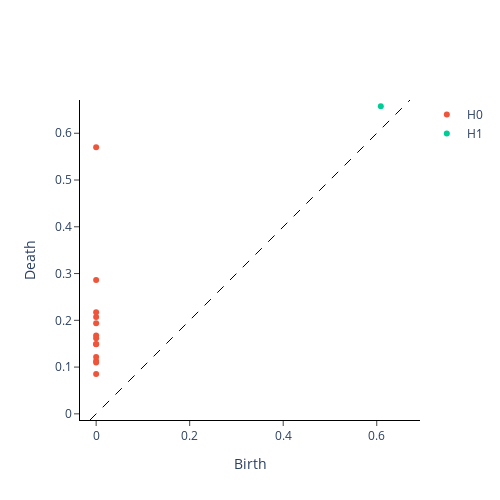

Notebook code cell kept with this figure:
### Code cell
i = 14
print(f'RUL: {Ytrain_split_sequences[i,0]}')
VR.plot(X_vr, sample=i)

### Figure 1 — Plotly figure (JSON) as saved in the notebook; plotly's stock layout.template omitted (floating-point values rounded to 4 significant figures)
{"data": [{"hoverinfo": "none", "line": {"color": "black", "dash": "dash", "width": 1}, "mode": "lines", "showlegend": false, "type": "scatter", "x": [-0.01316, 0.6711], "y": [-0.01316, 0.6711]}, {"hoverinfo": "text", "hovertext": ["(0.0, 0.08533933758735657)", "(5.551115123125783e-17, 0.10957490652799606)", "(5.551115123125783e-17, 0.11297977715730667)", "(0.0, 0.12139022350311279)", "(0.0, 0.14899170398712158)", "(0.0, 0.14918076992034912)", "(0.0, 0.16149021685123444)", "(0.0, 0.1673489212989807)", "(5.551115123125783e-17, 0.19381649792194366)", "(0.0, 0.20732054114341736)", "(0.0, 0.21723529696464539)", "(0.0, 0.2859902083873749)", "(0.0, 0.5700269937515259)"], "mode": "markers", "name": "H0", "type": "scatter", "x": [0, 5.551e-17, 5.551e-17, 0, 0, 0, 0, 0, 5.551e-17, 0, 0, 0, 0], "y": [0.08534, 0.1096, 0.113, 0.1214, 0.149, 0.1492, 0.1615, 0.1673, 0.1938, 0.2073, 0.2172, 0.286, 0.57]}, {"hoverinfo": "text", "hovertext": ["(0.6087192893028259, 0.6579654812812805)"], "mode": "markers", "name": "H1", "type": "scatter", "x": [0.6087], "y": [0.658]}], "layout": {"height": 500, "plot_bgcolor": "white", "width": 500, "xaxis": {"autorange": false, "exponentformat": "e", "linecolor": "black", "linewidth": 1, "mirror": false, "range": [-0.01316, 0.6711], "showexponent": "all", "showline": true, "side": "bottom", "ticks": "outside", "title": {"text": "Birth"}, "type": "linear", "zeroline": true}, "yaxis": {"autorange": false, "exponentformat": "e", "linecolor": "black", "linewidth": 1, "mirror": false, "range": [-0.01316, 0.6711], "scaleanchor": "x", "scaleratio": 1, "showexponent": "all", "showline": true, "side": "left", "ticks": "outside", "title": {"text": "Death"}, "type": "linear", "zeroline": true}}}
